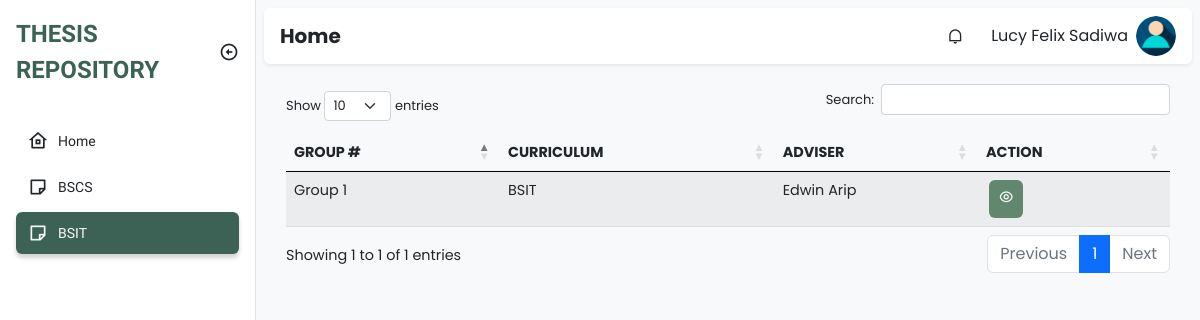
/adviser/bsit.php (signed in), run on an earlier commit of the app's database.
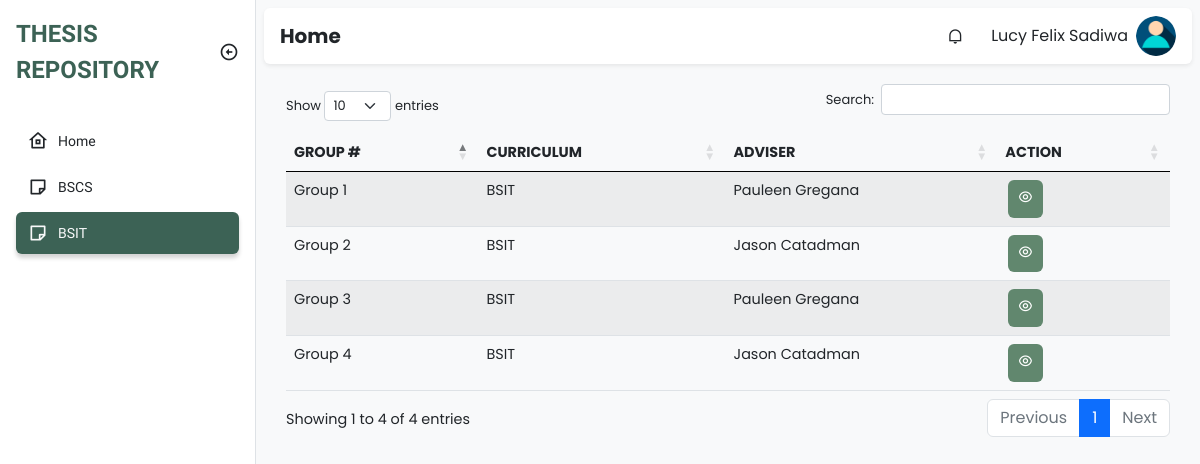
And on a later commit of the database.
### tables this page shows
CREATE TABLE `groups` (
  `id` int(11) NOT NULL,
  `group_number` int(11) NOT NULL,
  `curriculum` varchar(255) NOT NULL,
  `adviser_id` int(11) NOT NULL
);

CREATE TABLE `faculty` (
  `id` int(11) NOT NULL,
  `firstname` varchar(255) NOT NULL,
  `middle_name` varchar(100) NOT NULL,
  `lastname` varchar(255) NOT NULL,
  `email` varchar(100) NOT NULL,
  `username` varchar(255) NOT NULL,
  `password` varchar(100) NOT NULL,
  `department` varchar(100) NOT NULL,
  `type` varchar(100) NOT NULL,
  `created_at` timestamp NOT NULL DEFAULT current_timestamp(),
  `updated_at` timestamp NOT NULL DEFAULT current_timestamp() ON UPDATE current_timestamp()
);

### class/student.class.php (called while the page is built, shortened)
<?php
class Student{
    protected $db;
    function __construct()
    {
        $this->db = new Database();
    }
            ?>
            <?php
    function show_all_groups(){
        $sql = "SELECT * FROM groups";
        $query=$this->db->connect()->prepare($sql);
        if($query->execute()){
            $data = $query->fetchAll();
        }
        return $data;
    }
    function get_adviser($adviser_id){
        $sql = "SELECT * FROM faculty WHERE id=:adviser_id";
        $query=$this->db->connect()->prepare($sql);
        $query->bindParam(':adviser_id', $adviser_id);
        if($query->execute()){
            $data = $query->fetchAll();
        }
        return $data;
    }
}
?>

### class/database.sample.php (called while the page is built)
<?php
class Database{
    private $host = 'localhost';
    private $username = 'root';
    private $password = '';
    private $database = 'tams';
    protected $connection;
    function connect(){
        try
			{
				$this->connection = new PDO("mysql:host=$this->host;dbname=$this->database",
											$this->username, $this->password);
			}
			catch (PDOException $e)
			{
				echo "Connection error " . $e->getMessage();
			}
        return $this->connection;
    }
}
?>

### adviser/bsit.php (the view, shortened to what this page needs)
<!DOCTYPE html>
<html lang="en">
  <head>
    <link
      href="https://cdn.jsdelivr.net/npm/remixicon@2.5.0/fonts/remixicon.css"
      rel="stylesheet"
    />
    <link rel="stylesheet" href="https://cdn.datatables.net/1.13.1/css/dataTables.bootstrap5.min.css">
    <link rel="stylesheet" href="https://cdn.datatables.net/responsive/2.4.0/css/responsive.bootstrap.min.css">
    <link rel="stylesheet" href="../assets/css/bootstrap.min.css" />
    <link rel="stylesheet" href="../assets/css/style.css" />
  </head>
  <body>
    <div class="sidebar position-fixed top-0 bottom-0 bg-white border-end">
      <div class="d-flex align-items-center p-3">
        <a
          href="#"
          class="sidebar-logo text-uppercase fw-bold text-decoration-none text-indigo fs-4"
          >Thesis Repository</a
        >
        <i
          class="sidebar-toggle ri-arrow-left-circle-line ms-auto fs-5 d-none d-md-block"
        ></i>
      </div>
      <ul class="sidebar-menu p-3 m-0 mb-0">
        <li class="sidebar-menu-item ">
          <a href="home.php ">
            <i class="ri-home-8-line sidebar-menu-item-icon"></i>
            Home
          </a>
        </li>
        <li class="sidebar-menu-item">
            <a href="bscs.php">
                <i class="ri-sticky-note-line sidebar-menu-item-icon"></i>
              BSCS
            </a>
          </li>
          <li class="sidebar-menu-item active">
            <a href="bsit.php">
                <i class="ri-sticky-note-line sidebar-menu-item-icon"></i>
                BSIT
            </a>
          </li>
      </ul>
    </div>
    <main class="bg-light">
      <div class="p-2">
        <nav class="px-3 py-2 bg-white rounded shadow-sm">
          <h5 class="fw-bold mb-0 me-auto">Home</h5>
          <div class="dropdown me-3 d-none d-sm-block">
            <div
              class="cursor-pointer dropdown-toggle navbar-link"
              data-bs-toggle="dropdown"
              aria-expanded="false"
            >
              <i class="ri-notification-line"></i>
            </div>
          </div>
          <div class="dropdown">
            <div
              class="d-flex align-items-center cursor-pointer dropdown-toggle"
              data-bs-toggle="dropdown"
              aria-expanded="false"
            >
              <span class="me-2 d-none d-sm-block"><?php echo $_SESSION['fullname'] ?></span>
              <img
                class="navbar-profile-image"
                src="../img/u-icon.png" alt="Image"
              />
            </div>
          </div>
        </nav>
        <div class="py-4">
          <div class="container padding-bottom">
                    <table id="example" class="table table-striped" style="width:100%">
                        <thead>
                        <tr>
                            <th>Group #</th>
                            <th>Curriculum</th>
                            <th>Adviser</th>
                            <th class="action">Action</th>
                        </tr>
                        </thead>
                        <tbody>
                                <?php
                                    require_once '../class/student.class.php';
                                    $student = new Student();
                                    foreach ($student->show_all_groups() as $value){
                                      if($value['curriculum'] == "BSIT"){
                                ?>
                                    <tr>
                                        <td><?php echo "Group " . $value['group_number'] ?></td>
                                        <td><?php echo $value['curriculum'] ?></td>
                                        <?php
                                        foreach ($student->get_adviser($value['adviser_id']) as $adviser){
                                        ?>
                                          <td><?php echo $adviser['firstname'] . " " . $adviser["lastname"] ?></td>
                                        <?php
                                        }
                                        ?>
                                        <?php
                                            if($_SESSION['id'] == $value['adviser_id']){
                                        ?>
                                            <td>
                                                <div class="actions">
                                                    <a class="action-edit" href="advisee.php?groupnum=<?php echo $value['group_number'] ?>&course=<?php echo $value['curriculum'] ?>"><i class="ri-edit-line"></i></a>
                                                    <a class="action-delete" href="../admin/delete_group.php?id=<?php echo $value['id'] ?>" onclick="return confirm('Are you sure to delete?')"><i class="ri-delete-bin-line"></i></a>
                                                </div>
                                            </td>
                                        <?php
                                            }
                                            else {
                                        ?>
                                            <td>
                                                <div class="actions">
                                                  <a class="action-view" href="advisee-view.php?groupnum=<?php echo $value['group_number'] ?>&course=<?php echo $value['curriculum'] ?>"><i class="ri-eye-line"></i></a>
                                                </div>
                                            </td>
                                        <?php
                                            }
                                        ?>
                                    </tr>
                                <?php
                                      }
                                }
                                ?>
                        </tbody>
                    </table>
          </div>
        </div>
        </div>
    </main>
  </body>
</html>

### assets/css/style.css (style rules this page uses)
:root { --bs-blue: #0d6efd; --bs-indigo: #6610f2; --bs-purple: #6f42c1; --bs-pink: #d63384; --bs-red: #dc3545; --bs-orange: #fd7e14; --bs-yellow: #ffc107; --bs-green: #198754; --bs-teal: #20c997; --bs-cyan: #0dcaf0; --bs-black: #000; --bs-white: #fff; --bs-gray: #6c757d; --bs-gray-dark: #343a40; --bs-gray-100: #f8f9fa; --bs-gray-200: #e9ecef; --bs-gray-300: #dee2e6; --bs-gray-400: #ced4da; --bs-gray-500: #adb5bd; --bs-gray-600: #6c757d; --bs-gray-700: #495057; --bs-gray-800: #343a40; --bs-gray-900: #212529; --bs-primary: #0d6efd; --bs-secondary: #6c757d; --bs-success: #198754; --bs-info: #0dcaf0; --bs-warning: #ffc107; --bs-danger: #dc3545; --bs-light: #f8f9fa; --bs-dark: #212529; --bs-primary-rgb: 13, 110, 253; --bs-secondary-rgb: 108, 117, 125; --bs-success-rgb: 25, 135, 84; --bs-info-rgb: 13, 202, 240; --bs-warning-rgb: 255, 193, 7; --bs-danger-rgb: 220, 53, 69; --bs-light-rgb: 248, 249, 250; --bs-dark-rgb: 33, 37, 41; --bs-white-rgb: 255, 255, 255; --bs-black-rgb: 0, 0, 0; --bs-body-color-rgb: 33, 37, 41; --bs-body-bg-rgb: 255, 255, 255; --bs-font-sans-serif: system-ui, -apple-system, "Segoe UI", Roboto, "Helvetica Neue", "Noto Sans", "Liberation Sans", Arial, sans-serif, "Apple Color Emoji", "Segoe UI Emoji", "Segoe UI Symbol", "Noto Color Emoji"; --bs-font-monospace: SFMono-Regular, Menlo, Monaco, Consolas, "Liberation Mono", "Courier New", monospace; --bs-gradient: linear-gradient(180deg, rgba(255, 255, 255, 0.15), rgba(255, 255, 255, 0)); --bs-body-font-family: var(--bs-font-sans-serif); --bs-body-font-size: 1rem; --bs-body-font-weight: 400; --bs-body-line-height: 1.5; --bs-body-color: #212529; --bs-body-bg: #fff; --bs-border-width: 1px; --bs-border-style: solid; --bs-border-color: #dee2e6; --bs-border-color-translucent: rgba(0, 0, 0, 0.175); --bs-border-radius: 0.375rem; --bs-border-radius-sm: 0.25rem; --bs-border-radius-lg: 0.5rem; --bs-border-radius-xl: 1rem; --bs-border-radius-2xl: 2rem; --bs-border-radius-pill: 50rem; --bs-heading-color: ; --bs-link-color: #0d6efd; --bs-link-hover-color: #0a58ca; --bs-code-color: #d63384; --bs-highlight-bg: #fff3cd; --maincolor: #3C6255; --maincolorMdark: #61876E; --maincolor_light: rgb(180, 224, 183); --cancelcolor: #EB1D36; --cancelcolor_light: #FA9494; --uppernav: #FFFBF5; }
body { font-family: 'Work Sans', sans-serif; }
.text-indigo:hover, .text-indigo { color: var(--maincolor); }
.dropdown-toggle::after { display: none; }
.cursor-pointer { cursor: pointer; }
.sidebar.collapsed:hover, .sidebar { width: 16rem; overflow-y: auto; transition: width .2s, left .2s; left: 0; z-index: 500; }
.sidebar-toggle { cursor: pointer; transition: .2s; }
.sidebar-menu { list-style-type: none; }
.sidebar-menu-item { margin-bottom: .25rem; }
.sidebar-menu-item a { text-decoration: none; display: flex; align-items: center; color: var(--bs-dark); padding: .375rem .75rem; border-radius: .375rem; font-size: .875rem; white-space: nowrap; }
.sidebar-menu-item > a { overflow: hidden; }
.sidebar-menu-item.active a { background-color: var(--maincolor); color: var(--bs-light); box-shadow: 0 .25rem .25rem rgba(0, 0, 0, 0.175); }
.sidebar-menu-item-icon { margin-right: .625rem; font-size: 1.25rem; }
main { padding-left: 0; min-height: 100vh; font-family: 'Poppins', sans-serif; }
nav { display: flex; align-items: center; }
.navbar-profile-image { width: 2.5rem; height: 2.5rem; object-fit: cover; border-radius: 50%; }
.navbar-link { width: 2.5rem; height: 2.5rem; display: flex; align-items: center; justify-content: center; border-radius: .25rem; }
@media (min-width: 768px) { main { transition: padding-left .2s; padding-left: 16rem; } }
.container { font-size: 90%; }
.table .actions { display: flex; }
.table .actions .action-view { color: #fff; background: var(--maincolorMdark); }
.table .actions .action-edit, .table .actions .action-view, .table .actions .action-delete { border-radius: 6px; padding: 7px 10px; margin-left: 3px; text-decoration: none; font-weight:lighter; }
thead { text-transform: uppercase; border-bottom: #000; }
a { text-decoration: none; color: var(--bs-green); }
.py-4 { padding: 10px !important; height: 100%; width: 100%; margin-top: 10px; border-radius: 10px; }

What changed in the data, as far as the page shows it:
removed faculty: firstname "Edwin", lastname "Arip", shown under "1"
added faculty: firstname "Pauleen", lastname "Gregana"
added groups: group_number "2", curriculum "BSIT"
added faculty: firstname "Jason", lastname "Catadman"
added groups: group_number "3", curriculum "BSIT"
added groups: group_number "4", curriculum "BSIT"
Also different on the page:
text written by a page script: "Show entries Search: Showing 1 to 1 of 1 entries Previous 1 Next" → "Show entries Search: Showing 1 to 4 of 4 entries Previous 1 Next"
